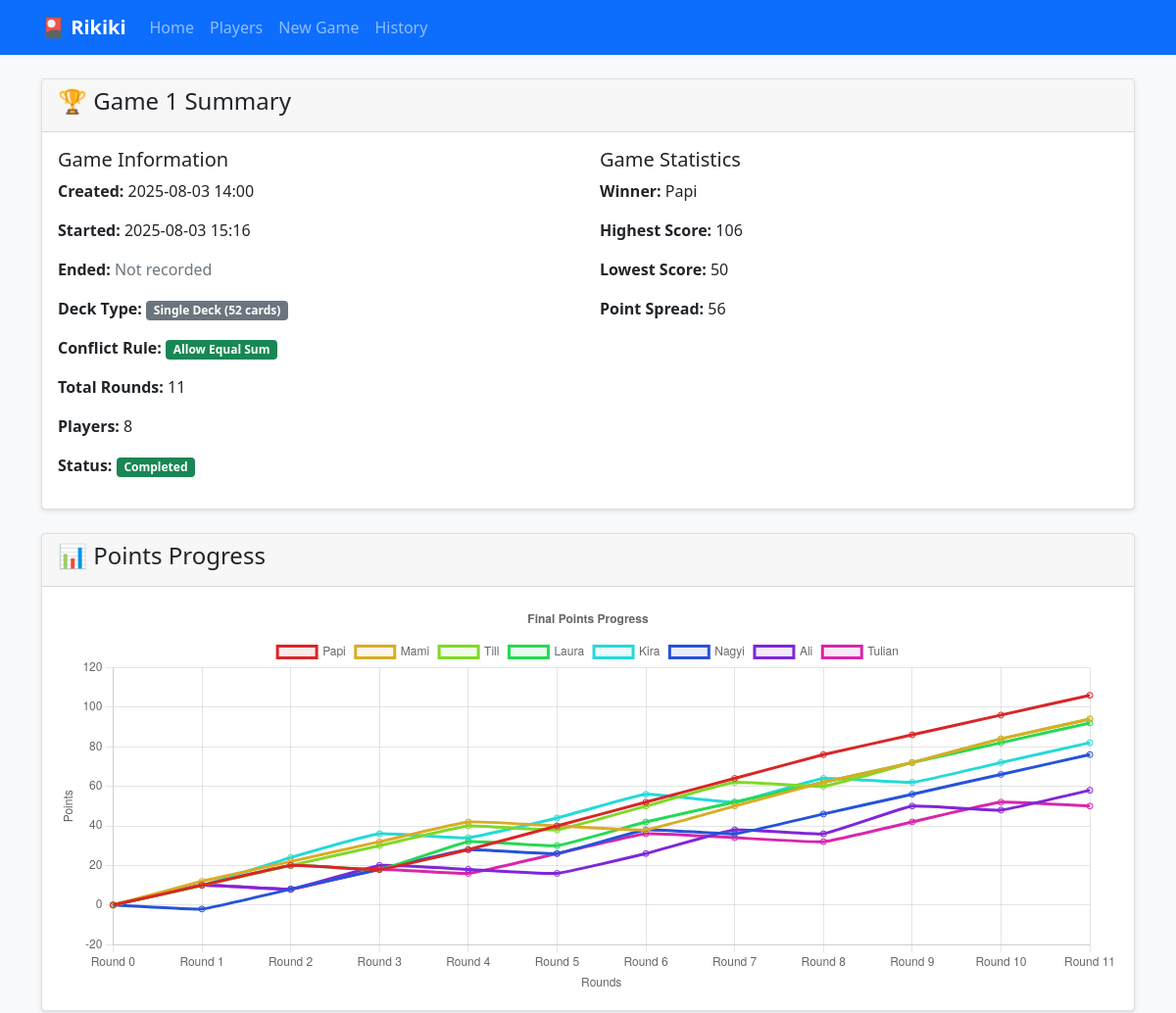
Before: /game_summary/1 (upper part) with the older database file.
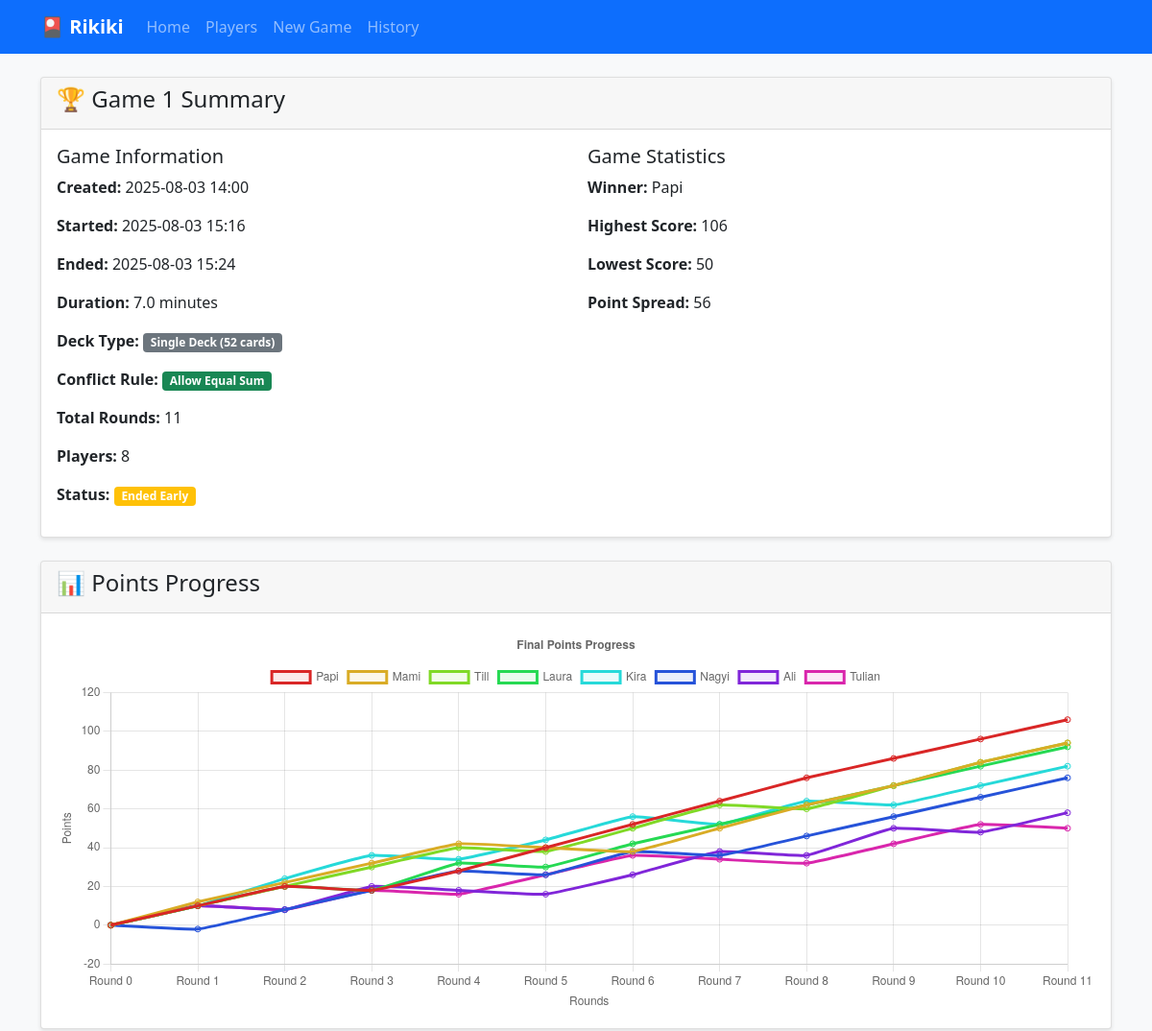
After: the same page with the newer database file.
### app.py (models this page shows, shortened)
class Game(db.Model):
    id = db.Column(db.Integer, primary_key=True)
    created_at = db.Column(db.DateTime, default=datetime.utcnow)
    started_at = db.Column(db.DateTime, nullable=True)  # When first round was started
    ended_at = db.Column(db.DateTime, nullable=True)  # When game was completed or ended early
    is_active = db.Column(db.Boolean, default=True)
    current_round = db.Column(db.Integer, default=1)
    max_rounds = db.Column(db.Integer, nullable=False)
    round_direction = db.Column(db.String(10), default='up')  # 'up' or 'down'
    current_dealer_index = db.Column(db.Integer, default=0)  # Index of current dealer in player order
    ended_early = db.Column(db.Boolean, default=False)  # Whether game was ended early
    deck_type = db.Column(db.String(10), default='single')  # 'single' or 'double'

### app.py (the view)
@app.route('/game_summary/<int:game_id>')
def game_summary(game_id):
    game = Game.query.get_or_404(game_id)
    if not game.is_active and not game.ended_at:
        game.ended_at = datetime.now(timezone.utc)
        db.session.commit()
    game_players = GamePlayer.query.filter_by(game_id=game_id).order_by(GamePlayer.total_points.desc()).all()
    rounds = Round.query.filter_by(game_id=game_id).order_by(Round.round_number).all()
    chart_data = {
        'labels': [],
        'datasets': []
    }
    completed_rounds = [r for r in rounds if r.is_completed]
    chart_data['labels'] = ['Round 0']
    for round_obj in completed_rounds:
        chart_data['labels'].append(f'Round {round_obj.round_number}')
    for i, game_player in enumerate(game_players):
        player_data = {
            'label': game_player.player.nickname,
            'data': [],
            'borderColor': f'hsl({i * 360 // len(game_players)}, 70%, 50%)',
            'backgroundColor': f'hsla({i * 360 // len(game_players)}, 70%, 50%, 0.1)',
            'tension': 0.1
        }
        player_data['data'] = [0]
        cumulative_points = 0
        for round_obj in completed_rounds:
            round_result = RoundResult.query.filter_by(
                round_id=round_obj.id,
                player_id=game_player.player.id
            ).first()
            if round_result:
                cumulative_points += round_result.points
            player_data['data'].append(cumulative_points)
        chart_data['datasets'].append(player_data)
    total_rounds = len(completed_rounds)
    total_players = len(game_players)
    winner = game_players[0] if game_players else None
    max_points = winner.total_points if winner else 0
    min_points = game_players[-1].total_points if game_players else 0
    point_spread = max_points - min_points
    player_stats = []
    for game_player in game_players:
        total_rounds_played = len([r for r in completed_rounds if
            RoundResult.query.filter_by(round_id=r.id, player_id=game_player.player.id).first()])
        avg_points_per_round = game_player.total_points / total_rounds_played if total_rounds_played > 0 else 0
        correct_guesses = 0
        total_guesses = 0
        for round_obj in completed_rounds:
            round_result = RoundResult.query.filter_by(
                round_id=round_obj.id,
                player_id=game_player.player.id
            ).first()
            if round_result:
                total_guesses += 1
                if round_result.guess == round_result.hits:
                    correct_guesses += 1
        accuracy = (correct_guesses / total_guesses * 100) if total_guesses > 0 else 0
        player_stats.append({
            'player': game_player.player,
            'total_points': game_player.total_points,
            'avg_points_per_round': avg_points_per_round,
            'correct_guesses': correct_guesses,
            'total_guesses': total_guesses,
            'accuracy': accuracy
        })
    return render_template('game_summary.html',
                         game=game,
                         game_players=game_players,
                         rounds=rounds,
                         player_stats=player_stats,
                         chart_data=chart_data,
                         total_rounds=total_rounds,
                         total_players=total_players,
                         winner=winner,
                         max_points=max_points,
                         min_points=min_points,
                         point_spread=point_spread)

### templates/game_summary.html (shortened to what this page needs)
{% extends "base.html" %}
{% block content %}
<div class="row mb-4">
    <div class="col-12">
        <div class="card">
            <div class="card-header">
                <h4>🏆 Game {{ game.id }} Summary</h4>
            </div>
            <div class="card-body">
                <div class="row">
                    <div class="col-md-6">
                        <h5>Game Information</h5>
                        <p><strong>Created:</strong> {{ game.created_at.strftime('%Y-%m-%d %H:%M') }}</p>
                        {% if game.started_at %}
                            <p><strong>Started:</strong> {{ game.started_at.strftime('%Y-%m-%d %H:%M') }}</p>
                        {% endif %}
                        {% if game.ended_at %}
                            <p><strong>Ended:</strong> {{ game.ended_at.strftime('%Y-%m-%d %H:%M') }}</p>
                            {% if game.started_at %}
                                <p><strong>Duration:</strong> {{ (game.ended_at - game.started_at).total_seconds() // 60 }} minutes</p>
                            {% endif %}
                        {% else %}
                            <p><strong>Ended:</strong> <span class="text-muted">Not recorded</span></p>
                        {% endif %}
                        <p><strong>Deck Type:</strong>
                            {% if game.deck_type == 'double' %}
                                <span class="badge bg-info">Double Deck (104 cards)</span>
                            {% else %}
                                <span class="badge bg-secondary">Single Deck (52 cards)</span>
                            {% endif %}
                        </p>
                        <p><strong>Conflict Rule:</strong>
                            {% if game.force_conflict %}
                                <span class="badge bg-danger">Force Conflict</span>
                            {% else %}
                                <span class="badge bg-success">Allow Equal Sum</span>
                            {% endif %}
                        </p>
                        <p><strong>Total Rounds:</strong> {{ total_rounds }}</p>
                        <p><strong>Players:</strong> {{ total_players }}</p>
                        {% if game.ended_early %}
                            <p><strong>Status:</strong> <span class="badge bg-warning">Ended Early</span></p>
                        {% else %}
                            <p><strong>Status:</strong> <span class="badge bg-success">Completed</span></p>
                        {% endif %}
                    </div>
                    <div class="col-md-6">
                        <h5>Game Statistics</h5>
                        <p><strong>Winner:</strong> {{ winner.player.nickname if winner else 'N/A' }}</p>
                        <p><strong>Highest Score:</strong> {{ max_points }}</p>
                        <p><strong>Lowest Score:</strong> {{ min_points }}</p>
                        <p><strong>Point Spread:</strong> {{ point_spread }}</p>
                    </div>
                </div>
            </div>
        </div>
    </div>
</div>
<div class="row mb-4">
    <div class="col-12">
        <div class="card">
            <div class="card-header">
                <h4>📊 Points Progress</h4>
            </div>
            <div class="card-body">
                <div style="position: relative; height: 400px; width: 100%;">
                    <canvas id="pointsChart"></canvas>
                </div>
            </div>
        </div>
    </div>
</div>
{% endblock %}

Changed rows visible on the page:
changed Game id 1: ended_at (not shown) → "2025-08-03 15:24"; (game.ended_at-game.started_at).total_seconds()//60 (not shown) → "7.0"; ended_early False → True (drawn)
Other visible differences:
text no longer shown: "Not recorded Completed"
text now shown: "Duration: minutes Ended Early"
